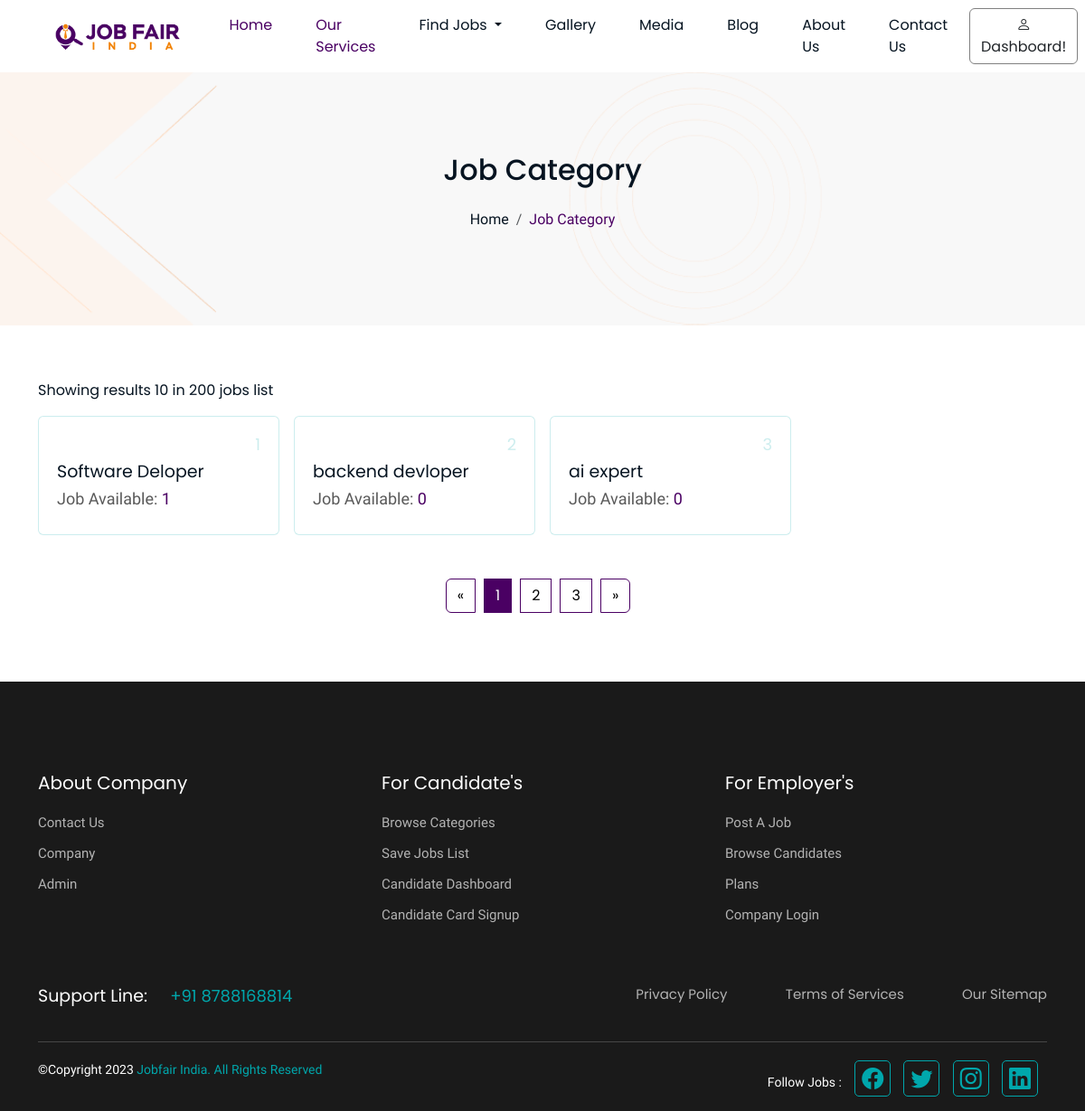
The app's page /job-category.php (signed in) with its own data.
### tables this page shows
CREATE TABLE `category` (
  `category_id` int(100) NOT NULL,
  `category` varchar(250) NOT NULL
);

### job-category.php (the view, shortened to what this page needs)
<?php
require('connection.php');
?>
<!DOCTYPE html>
<html lang="en">
<head>
    <link href="https://cdn.jsdelivr.net/npm/bootstrap@5.3.0/dist/css/bootstrap.min.css" rel="stylesheet">
    <link rel="stylesheet" href="https://cdn.jsdelivr.net/npm/bootstrap-icons@1.10.2/font/bootstrap-icons.css">
    <link rel="stylesheet" href="assets/css/custom.css">
    <link rel="stylesheet" href="assets/css/job-category.css">
</head>
<body>
    <?php include './navbar.php'; ?>
    <div class="breadcrumb-section">
        <div class="container">
            <h2 class="title">Job Category</h2>
            <nav aria-label="breadcrumb" class="text-center mt-3">
                <ol class="breadcrumb">
                    <li class="breadcrumb-item"><a href="#">Home</a></li>
                    <li class="breadcrumb-item active" aria-current="page">Job Category</li>
                </ol>
            </nav>
        </div>
    </div>
    <section class="paddingTB60 job-category">
        <div class="container">
            <div class="row g-3">
                <div class="col-12 d-flex justify-content-between align-items-center">
                    <div class="results-text">Showing results 10 in 200 jobs list</div>
                </div>
                <?php
                $result = $con->query("SELECT category, category_id FROM category");
                if ($result->num_rows > 0) {
                    while ($row = $result->fetch_assoc()) {
                        $category = $row['category'];
                        $count_query = "SELECT COUNT(*) AS job_count
                            FROM jobs
                            WHERE category LIKE '%$category%';";
                        $count_result = $con->query($count_query);
                        if ($count_result) {
                            $count_row = $count_result->fetch_assoc();
                            $job_count = $count_row['job_count'];
                        } else {
                            $job_count = 0;
                        }
                        echo '<div class="col-md-3">
                    <div class="card">
                        <a href="job-listing.php?category_id=' . $row['category'] . '">
                            <h5 class="job-category-count">' . $row['category_id'] . '</h5>
                            <h2 class="job-category-title">' . $row['category'] . '</h2>
                            <h2 class="job-category-text">Job Available: <span>' . $job_count . '</span></h2>
                        </a>
                    </div>
                  </div>';
                    }
                } else {
                    echo "No categories found";
                }
                ?>
                <div class="col-12 d-flex justify-content-center mt-5">
                    <nav aria-label="Page navigation example">
                        <ul class="pagination">
                            <li class="page-item">
                                <a class="page-link" href="#" aria-label="Previous">
                                    <span aria-hidden="true">&laquo;</span>
                                </a>
                            </li>
                            <li class="page-item active"><a class="page-link" href="#">1</a></li>
                            <li class="page-item"><a class="page-link" href="#">2</a></li>
                            <li class="page-item"><a class="page-link" href="#">3</a></li>
                            <li class="page-item">
                                <a class="page-link" href="#" aria-label="Next">
                                    <span aria-hidden="true">&raquo;</span>
                                </a>
                            </li>
                        </ul>
                    </nav>
                </div>
            </div>
        </div>
    </section>
    <?php include './footer.php'; ?>
</body>
</html>

### assets/css/custom.css (style rules this page uses)
:root { --primary: #4a0063; }
a { text-decoration: none; }
body { font-size: 16px; font-family: "Poppins", sans-serif; font-weight: normal; color: rgb(6, 20, 33); color: rgba(6, 20, 33, 1); }
.paddingTB60 { padding-top: 60px; padding-bottom: 60px; }
.breadcrumb-section { background-image: url("../images/home/bg-cover.png"); }
.breadcrumb-section .container { height: 280px; display: flex; flex-direction: column; justify-content: center; align-items: center; }
.breadcrumb-section .breadcrumb-item a { font-family: "Work Sans", sans-serif; font-weight: 400; font-size: 16px; color: #061421; text-decoration: none; }
.breadcrumb-section .breadcrumb-item.active { font-family: "Work Sans", sans-serif; font-weight: 400; font-size: 16px; color: var(--primary); }

### assets/css/job-category.css (style rules this page uses)
.job-category .card { border: 1px solid rgba(0, 167, 172, 0.2); padding: 20px; }
.job-category .job-category-count { text-align: right; font-weight: 400; font-size: 18px; color: rgba(0, 167, 172, 0.2); }
.job-category .job-category-title { font-weight: 400; font-size: 19px; color: #061421; }
.job-category .job-category-text { font-family: 'Work Sans', sans-serif; font-weight: 400; font-size: 18px; color: #595959; }
.job-category .job-category-text span { color: var(--primary); }
.job-category .pagination .page-item { margin-right: 10px; }
.job-category .pagination .page-item.active .page-link { background-color: var(--primary); border-color: var(--primary); color:#fff; }
.job-category .pagination .page-item .page-link { color: #000; border-color: var(--primary); }

### records on screen
category: category_id "1", category "Software Deloper", job_count "1"
category: category_id "2", category "backend devloper", job_count "0"
category: category_id "3", category "ai expert", job_count "0"
